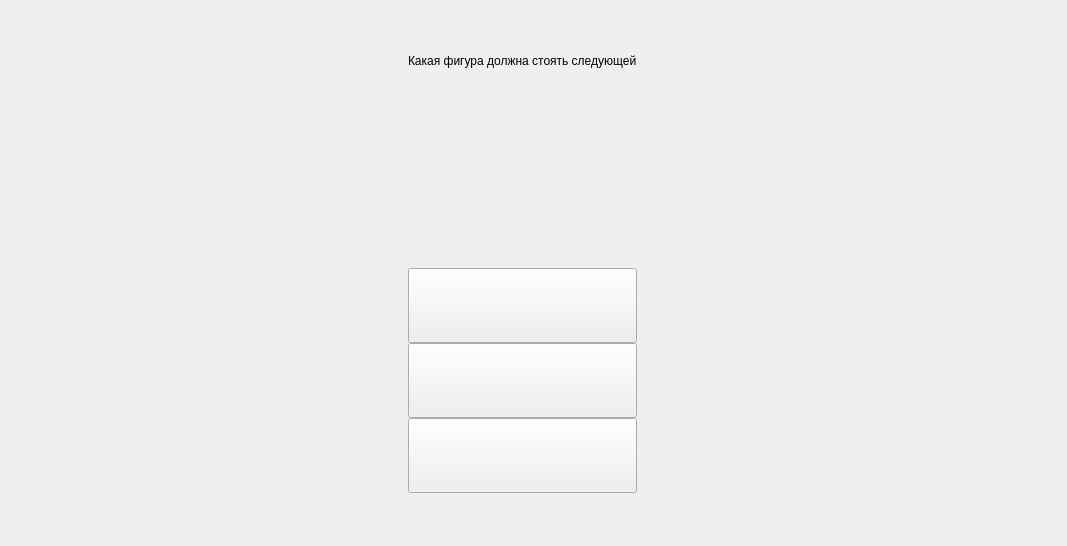
      <widget class="QWidget" name="page_22">
       <layout class="QGridLayout" name="gridLayout_43">
        <item row="0" column="0">
         <widget class="QWidget" name="widget_22" native="true">
          <layout class="QGridLayout" name="gridLayout_44">
           <property name="leftMargin">
            <number>0</number>
           </property>
           <property name="topMargin">
            <number>0</number>
           </property>
           <property name="rightMargin">
            <number>0</number>
           </property>
           <property name="bottomMargin">
            <number>0</number>
           </property>
           <property name="spacing">
            <number>0</number>
           </property>
           <item row="7" column="2">
            <spacer name="verticalSpacer_52">
             <property name="orientation">
              <enum>Qt::Vertical</enum>
             </property>
             <property name="sizeHint" stdset="0">
              <size>
               <width>20</width>
               <height>42</height>
              </size>
             </property>
            </spacer>
           </item>
           <item row="0" column="2">
            <spacer name="verticalSpacer_51">
             <property name="orientation">
              <enum>Qt::Vertical</enum>
             </property>
             <property name="sizeHint" stdset="0">
              <size>
               <width>20</width>
               <height>43</height>
              </size>
             </property>
            </spacer>
           </item>
           <item row="2" column="1" rowspan="2" colspan="4">
            <widget class="QLabel" name="label_38">
             <property name="minimumSize">
              <size>
               <width>300</width>
               <height>200</height>
              </size>
             </property>
             <property name="styleSheet">
              <string notr="true">image: url(:/newPrefix14/Vopros-31-e15063670721012.jpg);</string>
             </property>
             <property name="text">
              <string/>
             </property>
            </widget>
           </item>
           <item row="2" column="0">
            <spacer name="horizontalSpacer_43">
             <property name="orientation">
              <enum>Qt::Horizontal</enum>
             </property>
             <property name="sizeHint" stdset="0">
              <size>
               <width>373</width>
               <height>20</height>
              </size>
             </property>
            </spacer>
           </item>
           <item row="3" column="5">
            <spacer name="horizontalSpacer_44">
             <property name="orientation">
              <enum>Qt::Horizontal</enum>
             </property>
             <property name="sizeHint" stdset="0">
              <size>
               <width>372</width>
               <height>20</height>
              </size>
             </property>
            </spacer>
           </item>
           <item row="5" column="2">
            <widget class="QPushButton" name="pushButton_80">
             <property name="minimumSize">
              <size>
               <width>0</width>
               <height>75</height>
              </size>
             </property>
             <property name="styleSheet">
              <string notr="true">image: url(:/newPrefix18/Vopros-31-e1506367072101235.jpg)</string>
             </property>
             <property name="text">
              <string/>
             </property>
            </widget>
           </item>
           <item row="1" column="2">
            <widget class="QLabel" name="label_39">
             <property name="text">
              <string>Какая фигура должна стоять следующей</string>
             </property>
            </widget>
           </item>
           <item row="4" column="2">
            <widget class="QPushButton" name="pushButton_79">
             <property name="minimumSize">
              <size>
               <width>0</width>
               <height>75</height>
              </size>
             </property>
             <property name="styleSheet">
              <string notr="true">image: url(:/newPrefix16/Vopros-31-e1506367072101234.jpg);</string>
             </property>
             <property name="text">
              <string/>
             </property>
            </widget>
           </item>
           <item row="6" column="2">
            <widget class="QPushButton" name="pushButton_78">
             <property name="minimumSize">
              <size>
               <width>0</width>
               <height>75</height>
              </size>
             </property>
             <property name="styleSheet">
              <string notr="true">image: url(:/newPrefix15/Vopros-31-e150636707210123.jpg);</string>
             </property>
             <property name="text">
              <string/>
             </property>
            </widget>
           </item>
          </layout>
         </widget>
        </item>
       </layout>
      </widget>
